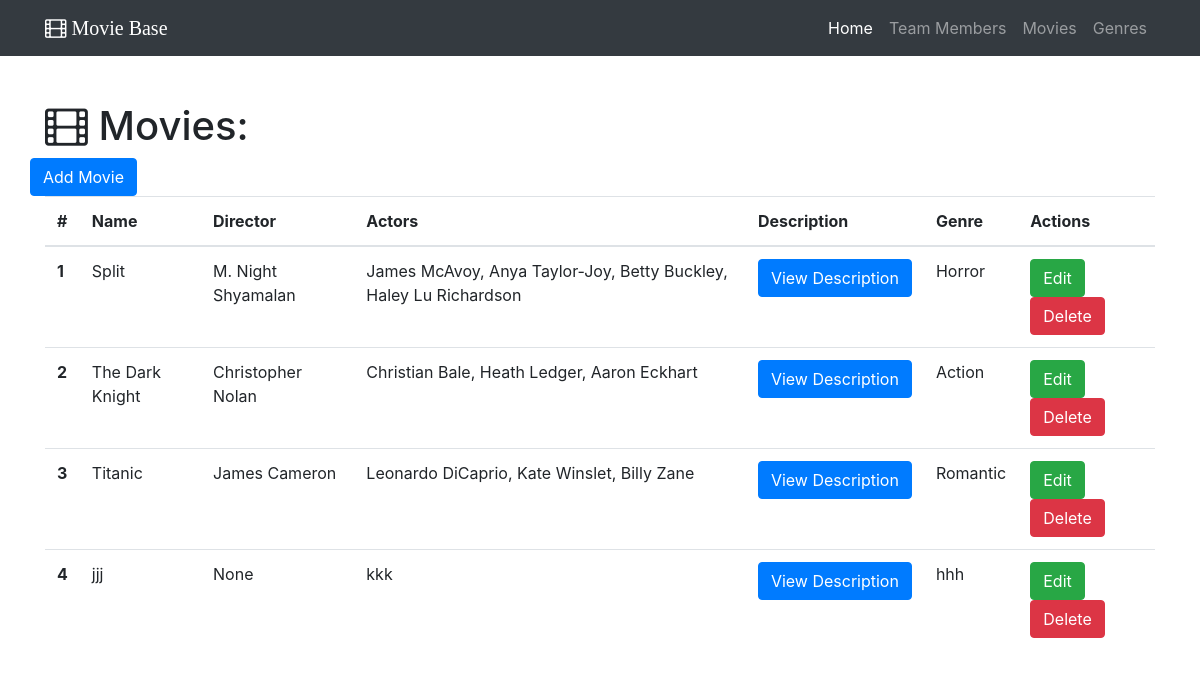
Before: /movies with the older database file.
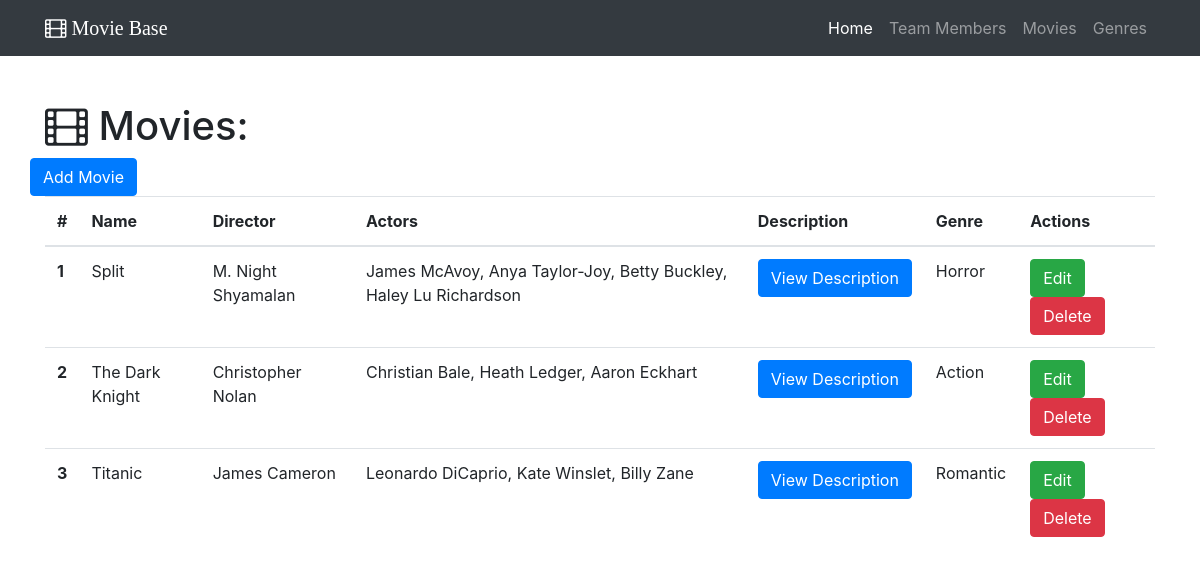
After: the same page with the newer database file.
### base.py (models this page shows)
class Movie(db.Model):
    __tablename__ = 'movies'
    id = db.Column(db.Integer, primary_key=True)
    name = db.Column(db.String(64))
    director = db.Column(db.String(64))
    actors = db.Column(db.String(64))
    description = db.Column(db.Text)
    genre_id = db.Column(db.Integer, db.ForeignKey('genres.id'))

class Genre(db.Model):
    __tablename__ = 'genres'
    id = db.Column(db.Integer, primary_key=True)
    name = db.Column(db.String(64))
    description = db.Column(db.Text)
    movies = db.relationship('Movie', backref='genre',cascade="delete")##back reference at the many side, unique in ORM

### base.py (the view)
@app.route('/movies')
def show_all_movies():
    movies = Movie.query.all()
    return render_template('movie-all.html', movies=movies)

### templates/movie-all.html (shortened to what this page needs)
{% extends "home-base.html"%}
{% block page_content%}
<div class="container">
  <h1 class="mt-5"><i class="fa fa-film" aria-hidden="true"></i> Movies:</h1>
  <div class="row bottom-margin">
    <a href="/movie/add" class="btn btn-primary" role="button" aria-disabled="true">Add Movie</a>
  </div>
  {% if movies %}
  <table class="table">
    <thead>
      <tr>
        <th>#</th>
        <th>Name</th>
        <th>Director</th>
        <th>Actors</th>
        <th>Description</th>
        <th>Genre</th>
        <th>Actions</th>
      </tr>
    </thead>
    <tbody>
      {% for movie in movies %}
      <tr>
        <th scope="row">{{movie.id}}</th>
        <td>{{movie.name}}</td>
        <td>{{movie.director}}</td>
        <td>{{movie.actors}}</td>
        <td>
  <button type="button" class="btn btn-primary" data-toggle="modal" data-target="#{{movie.id}}">
    View Description
  </button>
</td>
        <td>{{movie.genre.name}}</td>
        <td>
        <a href="/movie/edit/{{movie.id}}" class="btn btn-success" role="button" aria-disabled="true">Edit</a>
        <a href="/movie/delete/{{movie.id}}" class="btn btn-danger" role="button" aria-disabled="true">Delete</a>
        </td>
</tr>
      {% endfor%}
    </tbody>
  </table>
  {% else %}
  <h3>There are no movies in the database yet.</h3> {% endif %}
</div>
{% endblock%}

Changed rows visible on the page:
removed Movie: id "4", name "jjj", director "None", actors "kkk", genre.name "hhh"
